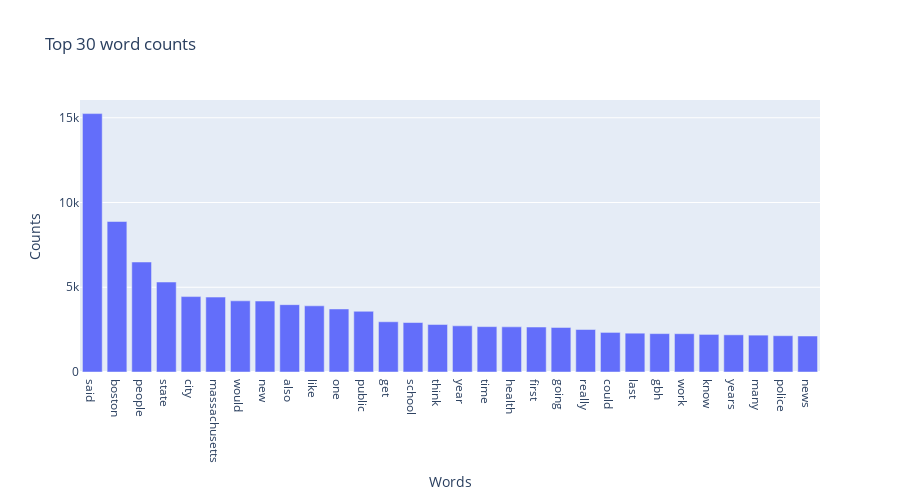

Write notebook code for a chart like this one.
### Code cell
# Overall
n = 30
fig = go.Figure([go.Bar(
    x=sorted_words_all_body[:n], 
    y=sorted_counts_all_body[:n]
)])
fig.update_layout(
    title=f"Top {n} word counts", 
    xaxis_title="Words", 
    yaxis_title="Counts",
    height=500,
    width = 900
)

# Show the figure
fig.show()

### Figure 1 — Plotly figure (JSON) as saved in the notebook; plotly's stock layout.template omitted (floating-point values rounded to 4 significant figures)
{"data": [{"type": "bar", "x": ["said", "boston", "people", "state", "city", "massachusetts", "would", "new", "also", "like", "one", "public", "get", "school", "think", "year", "time", "health", "first", "going", "really", "could", "last", "gbh", "work", "know", "years", "many", "police", "news"], "y": [15246, 8880, 6490, 5309, 4450, 4420, 4199, 4186, 3973, 3905, 3718, 3581, 2963, 2919, 2801, 2724, 2677, 2664, 2653, 2627, 2507, 2336, 2290, 2265, 2260, 2218, 2193, 2175, 2141, 2124]}], "layout": {"height": 500, "title": {"text": "Top 30 word counts"}, "width": 900, "xaxis": {"autorange": true, "range": [-0.5, 29.5], "title": {"text": "Words"}, "type": "category"}, "yaxis": {"autorange": true, "range": [0, 16050.0], "title": {"text": "Counts"}, "type": "linear"}}}
